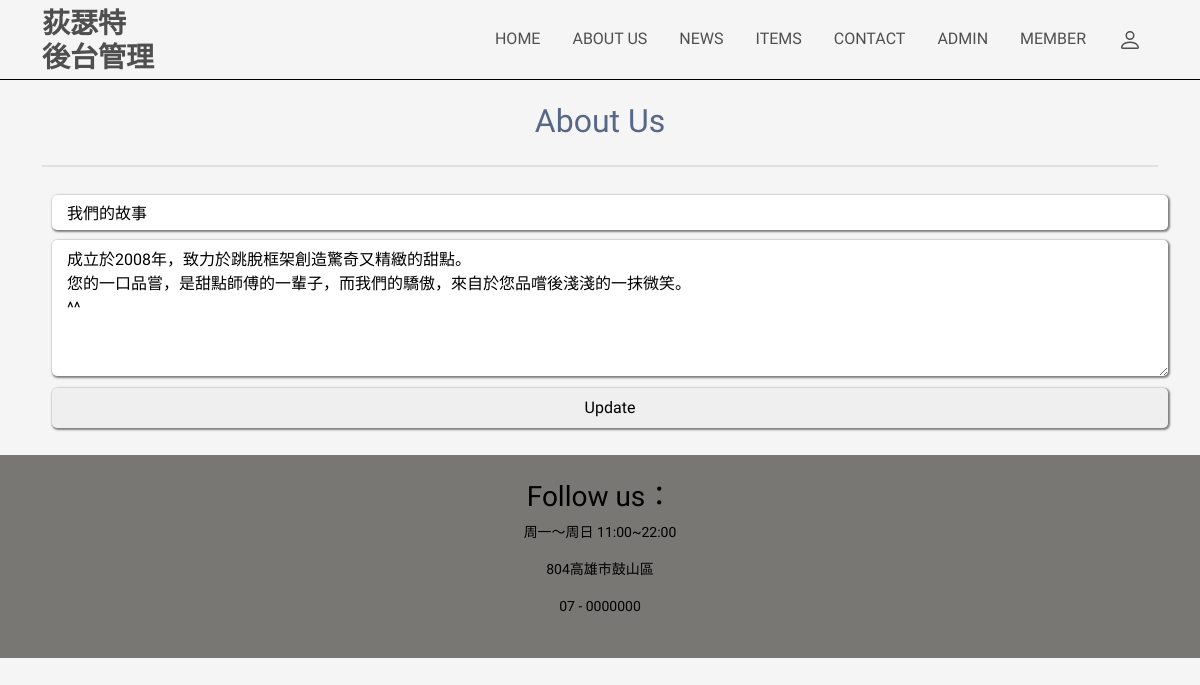
The app's page /admin/about.php (signed in) with its own data.
### tables this page shows
CREATE TABLE `about_content` (
  `about_id` int(11) NOT NULL,
  `about_title` text NOT NULL,
  `about_article` text NOT NULL
);

### admin/about.php (the view, shortened to what this page needs)
<?php @session_start();
include('../connMysql.php');
?>
<!DOCTYPE html>
<html lang="en">
<head>
  <link type='text/css' rel='stylesheet' href="general.css">
  <link href="https://cdn.jsdelivr.net/npm/bootstrap@5.0.0-beta1/dist/css/bootstrap.min.css" rel="stylesheet">
</head>
<body>
  <?php include_once('header.php'); ?>
  <main>
  <div class="container">
      <div class="row">
        <div class="col-md-12">
          <div class="center title">
            <h2 style="text-align: center;">About Us</h2>
            <hr class="short">
            <?php
              $id = 1;
              $sql = "SELECT * FROM about_content WHERE about_id = '$id'";
              $result = mysqli_query($db_link, $sql);
              $row = mysqli_fetch_row($result);
            ?>
              <form name = "form" method = "post" action = "update_about.php">
                <input type = "text" name ="title" value="<?php echo $row[1]; ?>" placeholder = "This is the title."/></br>
                <textarea name = "content" cols = "45" rows = "5" placeholder = "This is the content."><?php echo $row[2];?> </textarea>
                <input type = "submit" name ="update" value = "Update"/></br>
              </form>
        </div>
      </div>
    </div>
  </div>
  </main>
  <?php include("footer.php"); ?>
</body>
</html>

### general.css (style rules this page uses)
main { background: #fbfbf3; margin: 0px; color: #566787; background: #f5f5f5; font-family: 'Varela Round', sans-serif; }
.center { text-align: center; }

### admin/about.php (style rules this page uses)
body { background-color: whitesmoke; color: #566787; background: #f5f5f5; font-family: 'Varela Round', sans-serif; }
input { width: 100%; height: 5%; border: 1px; border-radius: 05px; padding: 8px 15px 8px 15px; margin: 5px 0px 5px 10px; box-shadow: 1px 1px 2px 1px grey; }
textarea { width: 100%; height: 5%; border: 1px; border-radius: 05px; padding: 8px 15px 8px 15px; margin: 5px 0px 0px 10px; box-shadow: 1px 1px 2px 1px grey; }
.title { padding: 2% 0%; }
hr.short { width: 100%; border-top: 2px solid darkgray; display: inline-block; }

### records on screen
about_content: title "我們的故事", content "成立於2008年，致力於跳脫框架創造驚奇又精緻的甜點。 您的一口品嘗，是甜點師傅的一輩子，而我們的驕傲，來自於您品嚐後淺淺的一抹微笑。 ^^"
